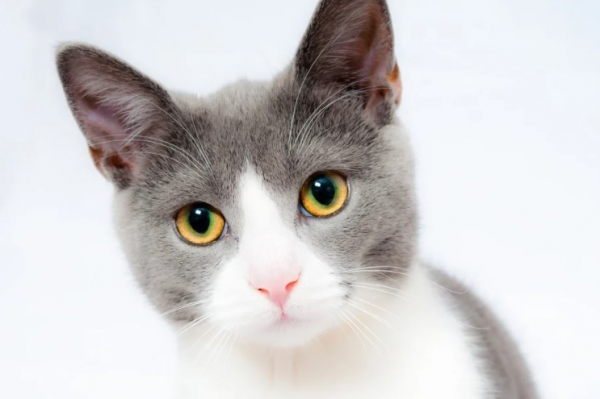
#> input picture 03.시각화/data/고양이.jpg, 600 x 399 px
$ jupyter execute --allow-errors '04.다양한Plot.ipynb'
#> lines starting #> are read from the running program, lines starting #| are printed output that depends on the picture
## 다양한 플롯

[cell 1]
import numpy as np
import pandas as pd
import matplotlib.pyplot as plt
plt.rcParams['font.family'] = 'Malgun Gothic'
plt.rcParams['axes.unicode_minus'] = False

### 2.Bar Plot

[cell 2]
plt.figure(figsize=(5,3))
plt.bar([0,1,2], [2,3,1])
plt.title('Bar Chart')
plt.xticks([0,1,2],['가','나','다']), plt.yticks([1,2,3])
plt.xlabel('가나다'), plt.ylabel('빈도수')
plt.show()
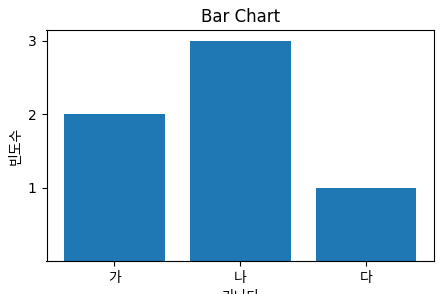
#> figure drawn by matplotlib, 1 panel; tallest bar 3 high, from x = 0.6 to 1.4

[cell 3]
s = pd.Series(np.random.rand(10), index=list('abcdefghij'))
plt.bar(s.index, s.values)
plt.title('Bar chart')
plt.show()
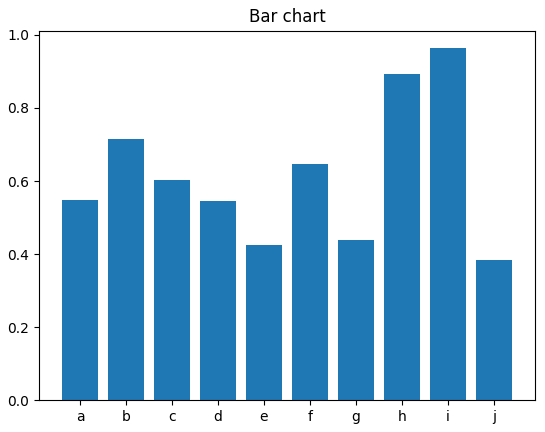
#> figure drawn by matplotlib, 1 panel; tallest bar 0.964 high, from x = 7.6 to 8.4

[cell 4]
colors = ['blue','orange','green','red','purple','brown','pink','gray','olive','cyan']
plt.bar(s.index, s.values, color=colors)
plt.title('Bar chart')
plt.show()
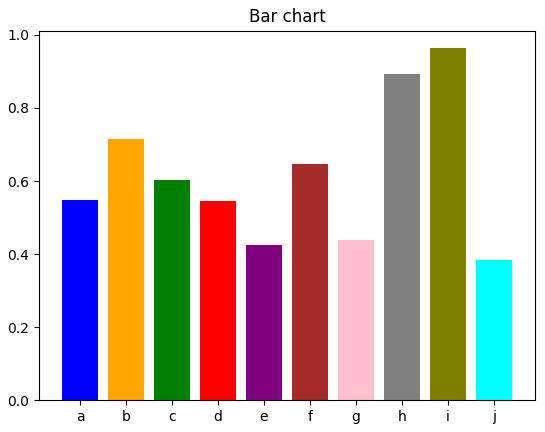
#> figure drawn by matplotlib, 1 panel; tallest bar 0.964 high, from x = 7.6 to 8.4

[cell 5]
plt.barh(s.index, s.values, color=colors)
plt.title('Horizontal Bar chart')
plt.show()
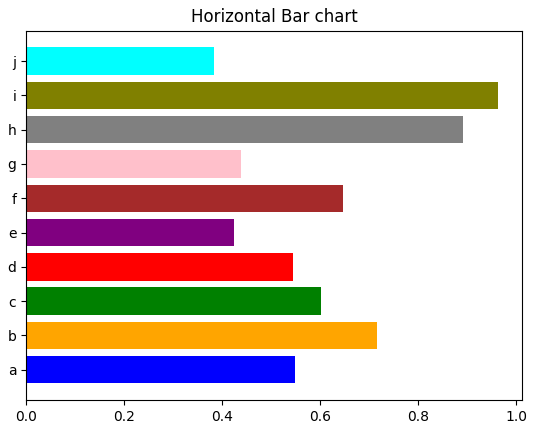
#> figure drawn by matplotlib, 1 panel

[cell 6]
s.index = '종로구 중구 용산구 성동구 광진구 동대문구 중랑구 성북구 강북구 도봉구'.split()
plt.barh(s.index, s.values, color=colors)
plt.title('Horizontal Bar chart')
plt.show()
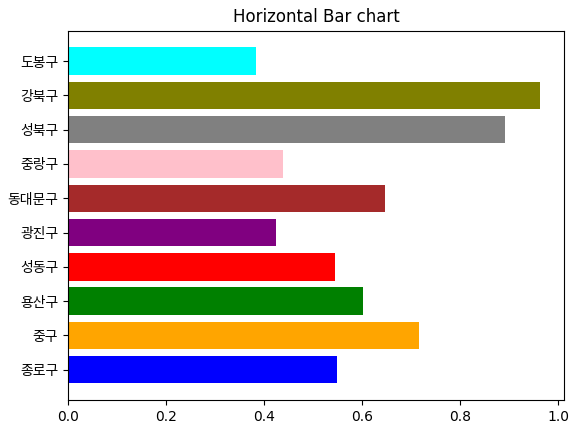
#> figure drawn by matplotlib, 1 panel

#> (a cell that did not finish here is left out)

## 3. 파이 차트

[cell 8]
ratio = [10, 15, 20, 28]        # 합이 100이 아니어도 됨
labels = ['감','귤','밤','배']
plt.pie(ratio, labels=labels, autopct='%.1f%%')
plt.title('파이 차트')
plt.show()
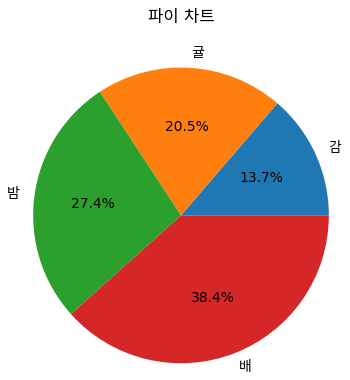
#> figure drawn by matplotlib, 1 panel

[cell 9]
sizes = [15, 30, 45, 10]
colors = ['yellowgreen', 'gold', 'lightskyblue', 'lightcoral']
explode = (0, 0.1, 0, 0)
plt.pie(ratio, labels=labels, autopct='%.1f%%', colors=colors, explode=explode,
        startangle=90, shadow=True)
plt.title('파이 차트')
plt.show()
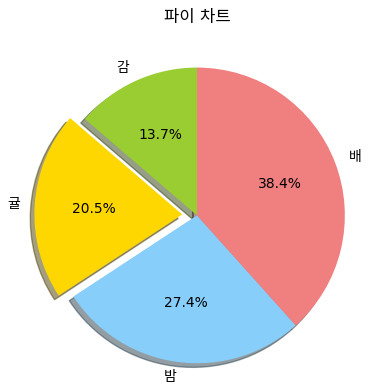
#> figure drawn by matplotlib, 1 panel

### 히스토그램

[cell 10]
np.random.seed(2023)
X = np.random.randn(1000)
a, b, c = plt.hist(X, bins=10)
plt.title('히스토그램')
plt.show()
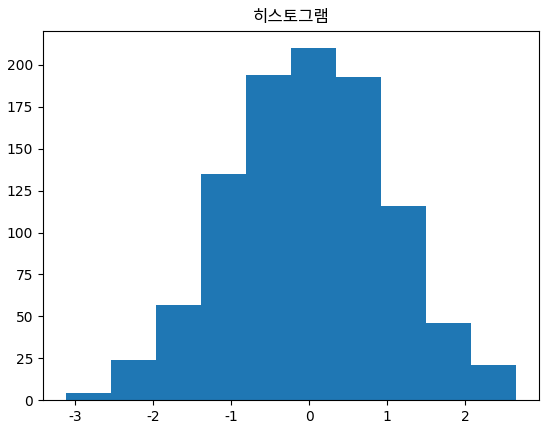
#> figure drawn by matplotlib, 1 panel; tallest bar 210 high, from x = -0.234 to 0.344

[cell 11]
# 각 구간에 속한 돗수
a

[cell 12]
# 경계값
b

### 5. 산점도(Scatter plot)

[cell 13]
import seaborn as sns
#> (the rest of this cell did not finish here and is left out)

[cell 14]
colors = ['red'] * 50 + ['green'] * 50 + ['blue'] * 50
#> (the rest of this cell did not finish here and is left out)

[cell 15]
size = 500 * np.random.rand(150)
#> (the rest of this cell did not finish here and is left out)

### 6. 이미지  보기

[cell 16]
from PIL import Image
img = Image.open('data/고양이.jpg')
#> img is the input picture: PIL image 600x399 RGB; mean R, G, B 207.6, 205.4, 205.8

plt.figure(figsize=(5,3))
plt.imshow(img)
plt.show()
